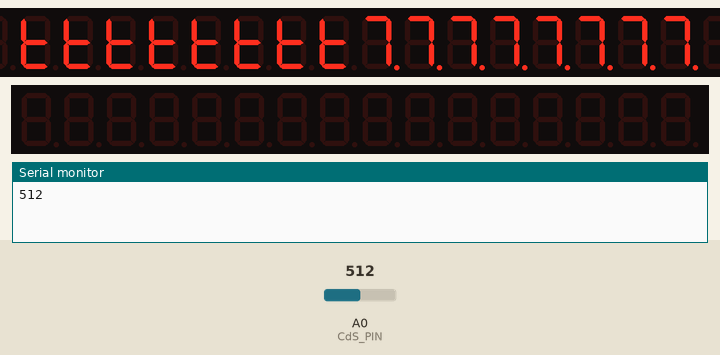
Recording of a program running on a simulated Arduino Uno, built with avr-gcc and run on an emulated ATmega328P. Parts: 32-digit seven-segment display, 16-digit seven-segment display, the last lines printed to the serial monitor. Wiring (inferred from the names in the program): 4 × MAX7219 LED driver: CS pin 6; MAX7219 LED driver: CS pin 10. Inputs (shaded band) come from the test bench; at power-on: A0 (CdS_PIN) = 512. Random numbers use the default seed unless the program sets one.

Above: at 1.2 s.
1.3 s: A0 (CdS_PIN) set to 610
At 3.0 s:
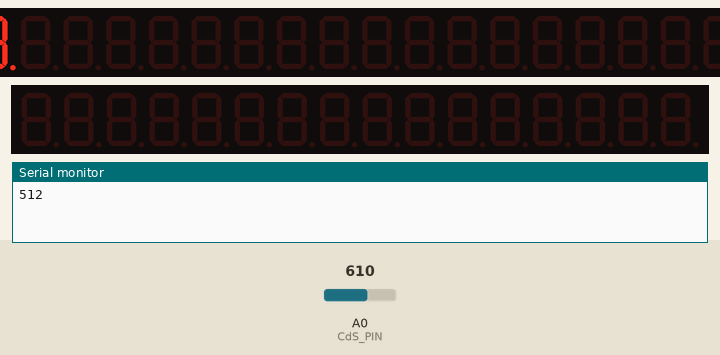
5.3 s: A0 (CdS_PIN) set to 590
At 8.2 s:
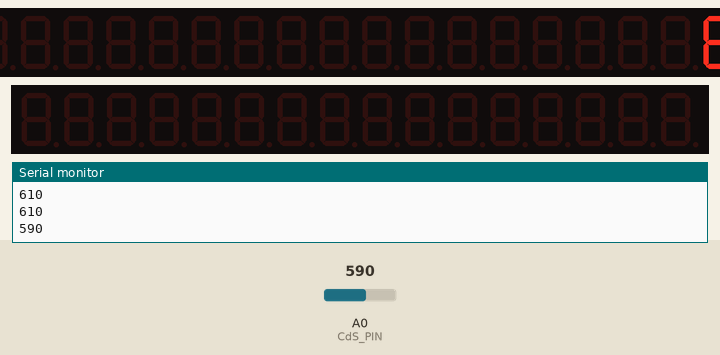
Timing chart, 0 to 9.7 s (numbered marks = the images above; inputs shaded):
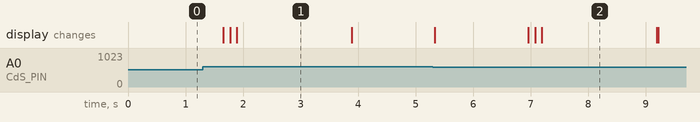

Measured:
- after the input at 5.3 s, the display: first changes at once (image 2 shows a later state)
- what the display in image 1 shows lasts 2.0 s, from 1.9 s to 3.9 s

The program:

main.cpp
```cpp
#include <Arduino.h>
#include <SPI.h>

#include "matrix_led.hpp"

// CdSセルの電圧を受け取るアナログピン
constexpr uint8_t CdS_PIN = A0;
// 光量の閾値
constexpr float THRESHOLD = 600;

// 乱数のシードとなるノイズを取り出すアナログピン
constexpr uint8_t SEED_PIN = A1;

// アクティブブザー
constexpr uint8_t BUZZER_PIN = 10;

// シリアル通信レート
constexpr uint32_t BAUD_RATE = 9600;

// お告げ演出
void otuge() {
    digitalWrite(BUZZER_PIN, HIGH);
    clearLed();
    setCenterLed(1, 2);
    delay(1500);
    digitalWrite(BUZZER_PIN, LOW);

    int r_v = random() % 2;

    if (r_v) {
        flowToNo();
    } else {
        flowToYes();
    }

    digitalWrite(BUZZER_PIN, HIGH);

    delay(2000);

    digitalWrite(BUZZER_PIN, LOW);
    clearLed();
}

void setup() {
    // シリアル通信を初期化
    Serial.begin(BAUD_RATE);

    // ブザーのピン
    pinMode(BUZZER_PIN, OUTPUT);
    digitalWrite(BUZZER_PIN, LOW);

    pinMode(CdS_PIN, INPUT);

    setupLed();

    pinMode(SEED_PIN, INPUT);
    randomSeed(analogRead(SEED_PIN));
}

void loop() {
    int light_value = analogRead(CdS_PIN);
    Serial.println(analogRead(CdS_PIN));

    if (light_value < THRESHOLD) {
        otuge();
    }
}
```

matrix_led.cpp
```cpp
#include "matrix_led.hpp"

#include <Arduino.h>
#include <SPI.h>

// SPI通信速度 (Hz)
constexpr uint32_t SPI_CLOCK = 100000;

// マトリックスLEDの初期化
void setupLed() {
    pinMode(CS_PIN, OUTPUT);
    // SPI.setMOSI(MOSI_PIN);
    // SPI.setSCLK(SCLK_PIN);

    digitalWrite(CS_PIN, HIGH);

    SPI.begin();

    sendAll(REG_DISPLAY_TEST, 0x00);  // テストモード無効
    sendAll(REG_DECODE_MODE, 0x00);   // デコードなし
    sendAll(REG_SCAN_LIMIT, 0x07);    // 8 行全スキャン
    sendAll(REG_SHUTDOWN, 0x01);      // 通常動作モード

    defaultBrightness();

    clearLed();
}

// 特定デバイスにだけ reg/val を送り、他には NOP を送る
void sendToDevice(int device, uint8_t reg, uint8_t val) {
    digitalWrite(CS_PIN, LOW);
    SPI.beginTransaction(SPISettings(SPI_CLOCK, MSBFIRST, SPI_MODE0));
    for (int i = 0; i < NUM_DEV; i++) {
        SPI.transfer(i == device ? reg : REG_NOOP);
        SPI.transfer(val);
    }
    SPI.endTransaction();
    digitalWrite(CS_PIN, HIGH);
}

// 全デバイスに同じデータを送る
void sendAll(uint8_t reg, uint8_t val) {
    digitalWrite(CS_PIN, LOW);
    SPI.beginTransaction(SPISettings(SPI_CLOCK, MSBFIRST, SPI_MODE0));
    for (int i = 0; i < NUM_DEV; i++) {
        SPI.transfer(reg);
        SPI.transfer(val);
    }
    SPI.endTransaction();
    digitalWrite(CS_PIN, HIGH);
}

// 特定デバイスのLEDを配列で指定された形に設定する
void setLedToDevice(int device, const uint8_t val[LED_ROW]) {
    for (int i = 0; i < LED_ROW; i++) {
        sendToDevice(device, i + 1, val[i]);
    }
}

// YESとNOに対応するブロックの明暗を設定する
void setLedYn(bool yes, bool no) {
    setLedToDevice(YES_DEV, yes ? LIGHTUP_ALL_LED : LIGHTDOWN_ALL_LED);
    setLedToDevice(NO_DEV, no ? LIGHTUP_ALL_LED : LIGHTDOWN_ALL_LED);
}

// ブロックとブロックの間を光らせる
void setCenterLed(int left_block, int right_block) {
    for (int i = 0; i < NUM_DEV; i++) {
        if (left_block == i) {
            setLedToDevice(i, RIGHT_COLUMN_LED);
        } else if (right_block == i) {
            setLedToDevice(i, LEFT_COLUMN_LED);
        } else {
            setLedToDevice(i, LIGHTDOWN_ALL_LED);
        }
    }
}

// LEDを全て消灯
void clearLed() {
    for (int row = 1; row <= LED_ROW; row++) {
        sendAll(row, 0b00000000);
    };
}

// 標準の明るさに設定
void defaultBrightness() {
    const uint8_t brightness = 0x08;
    sendAll(REG_INTENSITY, brightness);
}

// 中央のLEDが点灯した後、yesの方に流れていく
void flowToYes() {
    setCenterLed(1, 2);
    delay(100);
    setLedToDevice(1, LIGHTUP_ALL_LED);
    setLedToDevice(2, LIGHTDOWN_ALL_LED);
    delay(100);
    setLedToDevice(0, LIGHTDOWN_ALL_LED);
    setCenterLed(0, 1);
    delay(100);
    setLedToDevice(1, LIGHTDOWN_ALL_LED);
    setLedYn(true, false);
}

// 中央のLEDが点灯した後、NOの方に流れていく
void flowToNo() {
    setCenterLed(1, 2);
    delay(100);
    setLedToDevice(2, LIGHTUP_ALL_LED);
    setLedToDevice(1, LIGHTDOWN_ALL_LED);
    delay(100);
    setLedToDevice(3, LIGHTDOWN_ALL_LED);
    setCenterLed(2, 3);
    delay(100);
    setLedToDevice(2, LIGHTDOWN_ALL_LED);
    setLedYn(false, true);
}
```

matrix_led.hpp
```cpp
#ifndef MatrixLED_HPP
#define MatrixLED_HPP

#include <Arduino.h>

// CSピン
constexpr uint8_t CS_PIN = 6;

// 連結されているデバイス数
constexpr int NUM_DEV = 4;
// デバイス1つのLEDの行数
constexpr int LED_ROW = 8;
// デバイス1つのLEDの列数
constexpr int LED_COLUMN = 8;

// 端子と逆側の端が0
//  yesで光るデバイス
constexpr int YES_DEV = 0;
// noで光るデバイス
constexpr int NO_DEV = 3;

// 制御レジスタ
constexpr uint8_t REG_NOOP = 0x00;
constexpr uint8_t REG_DECODE_MODE = 0x09;
constexpr uint8_t REG_INTENSITY = 0x0A;
constexpr uint8_t REG_SCAN_LIMIT = 0x0B;
constexpr uint8_t REG_SHUTDOWN = 0x0C;
constexpr uint8_t REG_DISPLAY_TEST = 0x0F;

inline constexpr uint8_t LIGHTUP_ALL_LED[8] = {
    0b11111111, 0b11111111, 0b11111111, 0b11111111,
    0b11111111, 0b11111111, 0b11111111, 0b11111111,
};
inline constexpr uint8_t LIGHTDOWN_ALL_LED[8] = {
    0b00000000, 0b00000000, 0b00000000, 0b00000000,
    0b00000000, 0b00000000, 0b00000000, 0b00000000,
};
inline constexpr uint8_t LEFT_COLUMN_LED[8] = {
    0b11110000, 0b11110000, 0b11110000, 0b11110000,
    0b11110000, 0b11110000, 0b11110000, 0b11110000,
};
inline constexpr uint8_t RIGHT_COLUMN_LED[8] = {
    0b00001111, 0b00001111, 0b00001111, 0b00001111,
    0b00001111, 0b00001111, 0b00001111, 0b00001111,
};

// マトリックスLEDの初期化
void setupLed();

// 特定デバイスにだけ reg/val を送り、他には NOP を送る
void sendToDevice(int device, uint8_t reg, uint8_t val);

// 全デバイスに同じデータを送る
void sendAll(uint8_t reg, uint8_t val);

// 特定デバイスのLEDを配列で指定された形に設定する
void setLedToDevice(int device, const uint8_t val[LED_ROW]);

// YESとNOに対応するブロックの明暗を設定する
void setLedYn(bool yes, bool no);

// ブロックとブロックの間を光らせる
void setCenterLed(int left_block, int right_block);

// LEDを全て消灯
void clearLed();

// 標準の明るさに設定
void defaultBrightness();

// 中央のLEDが点灯した後、yesの方に流れていく
void flowToYes();

// 中央のLEDが点灯した後、NOの方に流れていく
void flowToNo();

#endif  // !MatrixLED_HPP
```
